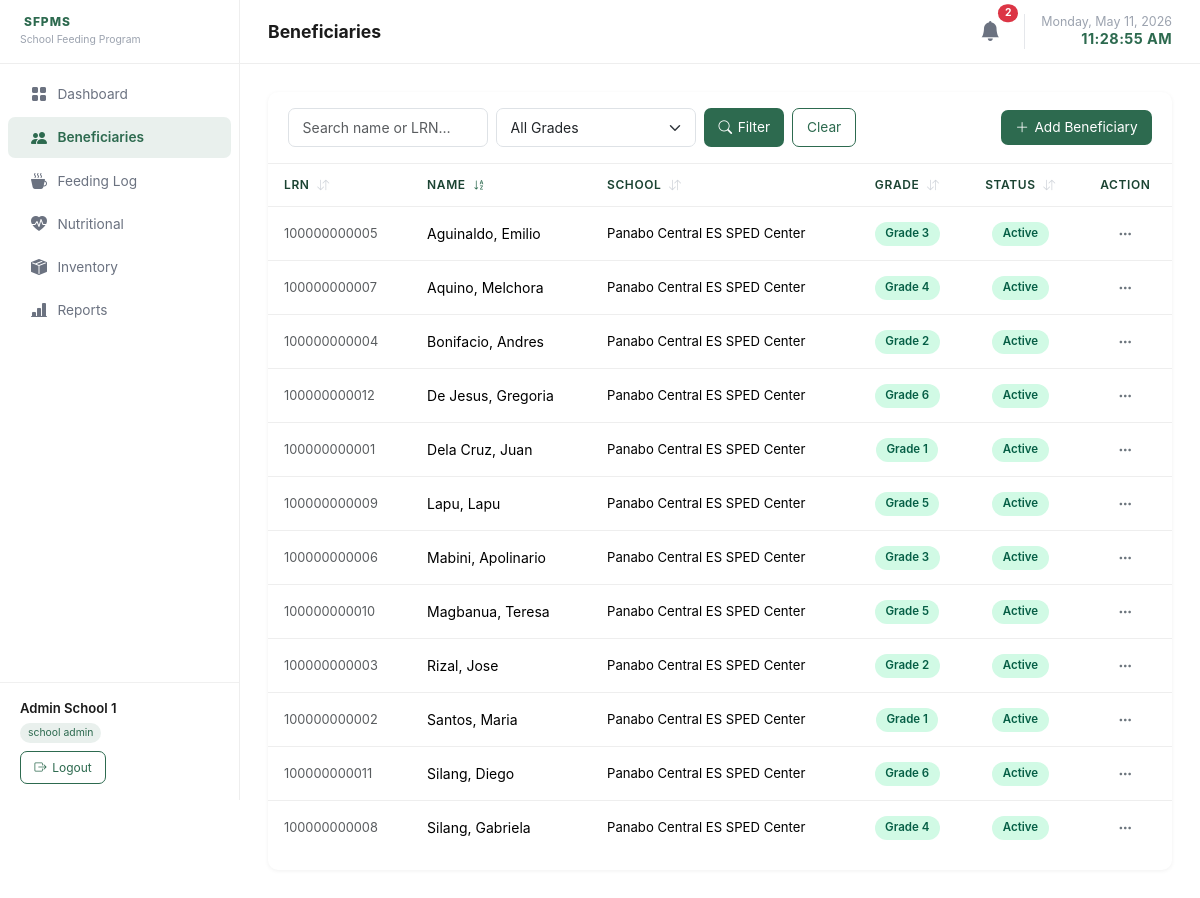
Page /pages/beneficiaries.php (signed in) on the committed database.
### tables this page shows
CREATE TABLE beneficiaries (
    id          INT UNSIGNED AUTO_INCREMENT PRIMARY KEY,
    lrn         VARCHAR(12) NOT NULL UNIQUE,
    first_name  VARCHAR(80) NOT NULL,
    last_name   VARCHAR(80) NOT NULL,
    birthdate   DATE,
    sex         ENUM('Male','Female') NOT NULL,
    grade_level VARCHAR(10) NOT NULL,
    section     VARCHAR(50),
    school_id   INT UNSIGNED NOT NULL,
    status      ENUM('Active','Inactive') NOT NULL DEFAULT 'Active',
    guardian_contact VARCHAR(20) NULL, 
    last_nutritional_check DATE NULL, 
    created_at  TIMESTAMP DEFAULT CURRENT_TIMESTAMP,
    FOREIGN KEY (school_id) REFERENCES schools(id) ON DELETE CASCADE
);

CREATE TABLE schools (
    id          INT UNSIGNED AUTO_INCREMENT PRIMARY KEY,
    name        VARCHAR(200) NOT NULL,
    address     VARCHAR(300),
    created_at  TIMESTAMP DEFAULT CURRENT_TIMESTAMP
);

### classes/Beneficiary.php (called while the page is built, shortened)
<?php
class Beneficiary {
    public static function getAll(
        ?int    $schoolId = null,
        ?string $grade    = null,
        ?string $search   = null,
        ?string $section  = null,
        int     $page     = 1,
        int     $perPage  = 15,
        string  $sortBy   = 'last_name',
        string  $sortDir  = 'asc'
    ): array {
        $pdo    = getPDO();
        $where  = ['1=1'];
        $params = [];
        if ($schoolId) {
            $where[]  = 'b.school_id = ?';
            $params[] = $schoolId;
        }
        $allowedSorts = ['lrn', 'last_name', 'school_name', 'grade_level', 'status'];
        $sortBy = in_array($sortBy, $allowedSorts) ? $sortBy : 'last_name';
        $sortDir = strtolower($sortDir) === 'desc' ? 'DESC' : 'ASC';
        if ($sortBy === 'school_name') {
            $orderBy = "s.name {$sortDir}, b.last_name ASC";
        } else {
            $orderBy = "b.{$sortBy} {$sortDir}, b.first_name ASC";
        }
        $offset = ($page - 1) * $perPage;
        $sql  = "SELECT b.*, s.name AS school_name
                 FROM beneficiaries b
                 JOIN schools s ON s.id = b.school_id
                 WHERE " . implode(' AND ', $where) . "
                 ORDER BY {$orderBy}
                 LIMIT " . (int)$perPage . " OFFSET " . (int)$offset;
        $stmt = $pdo->prepare($sql);
        $stmt->execute($params);
        return $stmt->fetchAll();
    }
    public static function countAll(
        ?int    $schoolId = null,
        ?string $grade    = null,
        ?string $search   = null,
        ?string $section  = null
    ): int {
        $pdo    = getPDO();
        $where  = ['1=1'];
        $params = [];
        if ($schoolId) {
            $where[]  = 'school_id = ?';
            $params[] = $schoolId;
        }
        $sql  = 'SELECT COUNT(*) FROM beneficiaries WHERE ' . implode(' AND ', $where);
        $stmt = $pdo->prepare($sql);
        $stmt->execute($params);
        return (int) $stmt->fetchColumn();
    }
}

### pages/beneficiaries.php (the view, shortened to what this page needs)
<?php
require_once __DIR__ . '/../classes/Beneficiary.php';
require_once __DIR__ . '/../includes/helpers.php';
$user      = Auth::user();
$isSA      = Auth::isSuperAdmin();
$isTeacher = Auth::isTeacher();
$schoolId  = $isSA ? null : (int)$user['school_id'];
$search    = trim($_GET['search'] ?? '');
$grade     = $isTeacher ? $user['grade_level'] : trim($_GET['grade'] ?? '');
$section   = $isTeacher ? $user['section'] : null;
$filterSch = $isSA ? (($_GET['school_id'] ?? '') ?: null) : $schoolId;
$totalCount = Beneficiary::countAll($filterSch, $grade ?: null, $search ?: null, $section);
$pag        = paginate($totalCount, 20);
$sortBy  = in_array($_GET['sort'] ?? '', ['lrn', 'last_name', 'school_name', 'grade_level', 'status']) ? $_GET['sort'] : 'last_name';
$sortDir = ($_GET['dir'] ?? 'asc') === 'desc' ? 'desc' : 'asc';
$rows   = Beneficiary::getAll($filterSch, $grade ?: null, $search ?: null, $section, $pag['page'], $pag['perPage'], $sortBy, $sortDir);
require_once __DIR__ . '/../includes/header.php';
?>
<div class="table-wrapper">
  <div class="table-header">
    <form method="get" action="beneficiaries.php" class="filter-bar flex-grow-1">
      <input type="text" name="search" class="form-control" placeholder="Search name or LRN…"
             value="<?= htmlspecialchars($search) ?>">
      <select name="grade" class="form-select">
        <option value="">All Grades</option>
      </select>
      <button type="submit" class="btn-primary-custom"><i class="bi bi-search"></i> Filter</button>
      <a href="beneficiaries.php" class="btn-outline-custom">Clear</a>
    </form>
    <button class="btn-primary-custom" data-bs-toggle="modal" data-bs-target="#addModal">
      <i class="bi bi-plus-lg"></i> Add Beneficiary
    </button>
  </div>
  <div class="table-responsive">
    <table class="table" id="beneficiariesTable">
      <thead>
        <tr>
          <th>
            <a href="<?= sortUrl('lrn', $sortBy, $sortDir) ?>" class="text-decoration-none text-inherit">
              LRN <?= sortIcon('lrn', $sortBy, $sortDir) ?>
            </a>
          </th>
          <th>
            <a href="<?= sortUrl('last_name', $sortBy, $sortDir) ?>" class="text-decoration-none text-inherit">
              Name <?= sortIcon('last_name', $sortBy, $sortDir) ?>
            </a>
          </th>
          <th>
            <a href="<?= sortUrl('school_name', $sortBy, $sortDir) ?>" class="text-decoration-none text-inherit">
              School <?= sortIcon('school_name', $sortBy, $sortDir) ?>
            </a>
          </th>
          <th class="text-center">
            <a href="<?= sortUrl('grade_level', $sortBy, $sortDir) ?>" class="text-decoration-none text-inherit">
              Grade <?= sortIcon('grade_level', $sortBy, $sortDir) ?>
            </a>
          </th>
          <th class="text-center">
            <a href="<?= sortUrl('status', $sortBy, $sortDir) ?>" class="text-decoration-none text-inherit">
              Status <?= sortIcon('status', $sortBy, $sortDir) ?>
            </a>
          </th>
          <th class="text-center">Action</th>
        </tr>
      </thead>
      <tbody>
        <?php if (empty($rows)): ?>
        <tr><td colspan="6" class="text-center text-muted py-4">No beneficiaries found.</td></tr>
        <?php else: ?>
        <?php foreach ($rows as $r): ?>
        <tr>
          <td class="text-muted" style="font-size:.8rem;"><?= htmlspecialchars($r['lrn']) ?></td>
          <td><?= htmlspecialchars($r['last_name'] . ', ' . $r['first_name']) ?></td>
          <td style="font-size:.82rem;"><?= htmlspecialchars($r['school_name']) ?></td>
          <td class="text-center">
            <span class="status-badge badge-active"><?= htmlspecialchars($r['grade_level']) ?></span>
          </td>
          <td class="text-center">
            <span class="status-badge <?= $r['status'] === 'Active' ? 'badge-active' : 'badge-inactive' ?>">
              <?= $r['status'] ?>
            </span>
          </td>
          <td class="text-center">
            <div class="dropdown">
              <button class="btn-dots" data-bs-toggle="dropdown" aria-expanded="false"
                      id="ddBen<?= $r['id'] ?>">
                <i class="bi bi-three-dots"></i>
              </button>
            </div>
          </td>
        </tr>
        <?php endforeach; ?>
        <?php endif; ?>
      </tbody>
    </table>
  </div>
  <div class="px-3 pb-3">
  </div>
</div>
<?php require_once __DIR__ . '/../includes/footer.php'; ?>

### assets/css/app.css (style rules this page uses)
:root { --primary: #2D6A4F; --accent: #52B788; --neutral: #F8F9FA; --text: #1B1B1B; --danger: #DC3545; --sidebar-w: 240px; }
*, *::before, *::after { box-sizing: border-box; }
body { margin: 0; font-family: -apple-system, BlinkMacSystemFont, 'Segoe UI', Roboto, Oxygen, Ubuntu, Cantarell, sans-serif; background: #fff; color: var(--text); min-height: 100vh; }
.table-wrapper { background: #fff; border-radius: 10px; overflow: hidden; box-shadow: 0 1px 4px rgba(0,0,0,.06); }
.table-wrapper .table-header { padding: 1rem 1.25rem; display: flex; align-items: center; justify-content: space-between; gap: .75rem; flex-wrap: wrap; border-bottom: 1px solid #eee; }
.table { margin: 0; }
.table th { font-size: .75rem; font-weight: 600; text-transform: uppercase; letter-spacing: .05em; color: #1b4332 !important; border-bottom: 1px solid #eee; padding: .75rem 1rem; background: #fff; }
.table th a { color: #1b4332 !important; }
.table td { padding: .75rem 1rem; vertical-align: middle; border-bottom: 1px solid #eee; font-size: .875rem; }
.table tbody tr:last-child td { border-bottom: none; }
.badge-active { background: #d1fae5; color: #065f46; }
.status-badge { display: inline-block; padding: .2rem .65rem; border-radius: 20px; font-size: .72rem; font-weight: 600; }
.btn-primary-custom { background: var(--primary); color: #fff; border: none; border-radius: 7px; padding: .45rem .9rem; font-size: .855rem; cursor: pointer; transition: background .15s; text-decoration: none; display: inline-flex; align-items: center; gap: .35rem; }
.btn-outline-custom { background: transparent; color: var(--primary); border: 1.5px solid var(--primary); border-radius: 7px; padding: .4rem .85rem; font-size: .855rem; cursor: pointer; transition: all .15s; text-decoration: none; display: inline-flex; align-items: center; gap: .35rem; }
.btn-dots { background: none; border: none; padding: .25rem .5rem; color: #6c757d; cursor: pointer; border-radius: 5px; transition: background .12s; }
.form-control, .form-select { border-radius: 7px; border-color: #dee2e6; font-size: .875rem; padding: .5rem .85rem; }
.filter-bar { display: flex; gap: .5rem; flex-wrap: wrap; }
.filter-bar .form-control, .filter-bar .form-select { max-width: 200px; }

### rows in the picture
beneficiaries: lrn "100000000005", last_name+first_name "Aguinaldo, Emilio", school.name "Panabo Central ES SPED Center", grade_level "Grade 3", status "Active"
beneficiaries: lrn "100000000007", last_name+first_name "Aquino, Melchora", school.name "Panabo Central ES SPED Center", grade_level "Grade 4", status "Active"
beneficiaries: lrn "100000000004", last_name+first_name "Bonifacio, Andres", school.name "Panabo Central ES SPED Center", grade_level "Grade 2", status "Active"
beneficiaries: lrn "100000000012", last_name+first_name "De Jesus, Gregoria", school.name "Panabo Central ES SPED Center", grade_level "Grade 6", status "Active"
beneficiaries: lrn "100000000001", last_name+first_name "Dela Cruz, Juan", school.name "Panabo Central ES SPED Center", grade_level "Grade 1", status "Active"
beneficiaries: lrn "100000000009", last_name+first_name "Lapu, Lapu", school.name "Panabo Central ES SPED Center", grade_level "Grade 5", status "Active"
beneficiaries: lrn "100000000006", last_name+first_name "Mabini, Apolinario", school.name "Panabo Central ES SPED Center", grade_level "Grade 3", status "Active"
beneficiaries: lrn "100000000010", last_name+first_name "Magbanua, Teresa", school.name "Panabo Central ES SPED Center", grade_level "Grade 5", status "Active"
beneficiaries: lrn "100000000003", last_name+first_name "Rizal, Jose", school.name "Panabo Central ES SPED Center", grade_level "Grade 2", status "Active"
beneficiaries: lrn "100000000002", last_name+first_name "Santos, Maria", school.name "Panabo Central ES SPED Center", grade_level "Grade 1", status "Active"
beneficiaries: lrn "100000000011", last_name+first_name "Silang, Diego", school.name "Panabo Central ES SPED Center", grade_level "Grade 6", status "Active"
beneficiaries: lrn "100000000008", last_name+first_name "Silang, Gabriela", school.name "Panabo Central ES SPED Center", grade_level "Grade 4", status "Active"

### other values in the picture
$item['label'] "Dashboard"
$item['label'] "Beneficiaries"
$item['label'] "Feeding Log"
$item['label'] "Nutritional"
$item['label'] "Inventory"
$item['label'] "Reports"
$user['name'] "Admin School 1"
str_replace('_', ' ', $user['role']) "school admin"
$pageTitle "Beneficiaries"
$totalNotifs "2"
